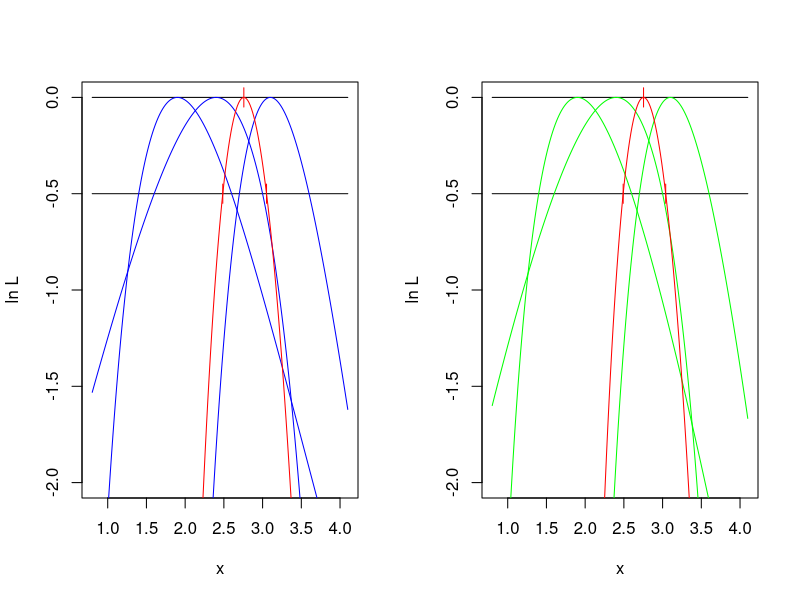

Write the R code that produced this figure.
#
#  combining results with asymmetric statistical errors 
#
# usage:  combine(results,sigmaplus,sigmaminus, useVariance, tolerance)
#
# first three arguments (required)  are vectors (must have same length) 
#     giving values, positive and negative errors
#
# 4th argument (optional)is boolean, switching between linear-sigma and linear-variance forms. Default is linear-sigma
#
# 5th argument (optional) is required accuracy of solution (as a fraction of overall range)). Default 1E-6. Unlikely to need to change this.

# the result is a self-describing list 

s=sprime=V=Vprime=0  # Globals. Their use saves parameters. 

combineds <- function(x,values){ # likelihood using linear sigma
y=rep(0,length.out=length(x))
for (i in 1:length(values)) y <- y-0.5*(x-values[i])**2/(s[i]+sprime[i]*(x-values[i]))**2 
return(y)
}
#
combinedv <- function(x,values){ # likelihood using linear variance
#              V can go negative, which must be protected against
#               but only far from the solution so it is just cosmetic
y=rep(0,length.out=length(x))
for (i in 1:length(values)){ 
  thisV=V[i]+Vprime[i]*(x-values[i])
  y[thisV>0]=y[thisV>0]-0.5*(x[thisV>0]-values[i])**2/thisV[thisV>0]
  y[thisV<=0]=-999 
}
return(y)
}
#
# two functions used for finding the Delta ln L =-.5 points
wanteds <- function (x,values,maxy) { return (combineds(x,values)+0.5-maxy)}
wantedv<- function (x,values,maxy) { return (combinedv(x,values)+0.5-maxy)}
#
combine <- function(results,sp,sm,useVariance=FALSE,TOL=1.E-6){  # the main function
#
  xlo=min(results-2*sm)
  xhi=max(results+2*sp)
  small=TOL*(xhi-xlo)    #  used for solving numerically 
  
# set up and draw empty picture. 
  x=seq(xlo,xhi,length.out=200)
  plot(0,0,type='n',xlim=c(xlo,xhi),ylim=c(-2,0),xlab='x',ylab='ln L')
  lines(c(xlo,xhi),c(0,0))
  lines(c(xlo,xhi),c(0,0)-.5)

# calcuate quantities from Equations 16 and 18 of the paper
  s <<- 2*sp*sm/(sp+sm)
  sprime <<- (sp-sm)/(sp+sm) 
  V <<- sm*sp
  Vprime <<- sp-sm
#
# draw a curve for each value
for (i in 1:length(results)){
  if(useVariance){
# linear V can go negative at large x. Does not affect results but can give crazy plots 
    thisV=V[i]+Vprime[i]*(x-results[i])
    y=-0.5*(x[thisV>0]-results[i])**2/thisV[thisV>0]
    lines(x[thisV>0],y,col='green')
  } else {
    y=-0.5*(x-results[i])**2/(s[i]+sprime[i]*(x-results[i]))**2
    lines(x,y,col='blue')
    }
  }
#
# iterate to find maximum of the sum
guess=mean(results)
test=100*small # ensure first iteration - R does not have do {} while()!
ntries=0 # collapse ungracefuly if exceeded
while(test>small){
  if(useVariance) {
     w=V/(V+Vprime*(guess-results))**2
     newguess=sum(w*(results-Vprime*(guess-results)**2*0.5/V)) /sum(w)
   } else {
     w=s/(s+sprime*(guess-results))**3
     newguess=sum(results*w)/sum(w)
   }
  test=abs(newguess-guess)
  guess=newguess
  ntries=ntries+1
  if(ntries > 100) stop("Problem - does not converge")
  }
#
lines(guess*c(1,1),c(-.05,.05),col='red') # draw solution on plot
answer=list()
answer[["mean"]]=guess
#
if(useVariance) {yyy=combinedv(x,results)} else {yyy=combineds(x,results)}
lines(x,yyy-max(yyy),col='red')  # draw the combined curve
answer[["chisquared"]] <- -2*max(yyy)
#
# now find the Delta ln L = -1/2 points using the R function  uniroot
if(useVariance) {u= uniroot(wantedv,c(guess,xhi),results,max(yyy))} else { u=uniroot(wanteds,c(guess,xhi),results,max(yyy))}
answer[["sigmaplus"]] <- u$root-guess
lines(u$root*c(1,1),c(-.45,-.55),col='red')
if(useVariance){u=uniroot(wantedv,c(xlo,guess),results,max(yyy))} else { u=uniroot(wanteds,c(xlo,guess),results,max(yyy))}
answer[["sigmaminus"]] <- guess- u$root
lines(u$root*c(1,1),c(-.45,-.55),col='red')
return(answer)
}
#
# here's an example combining three values
#
values <- c(1.9,2.4,3.1)
sigmam <- c(.5,.8,.4)
sigmap <- c(.7,.6,.5)
par(mfrow=c(1,2))
result <- combine(values,sigmap,sigmam)
print(result)
result <- combine(values,sigmap,sigmam,TRUE)
print(result)
#